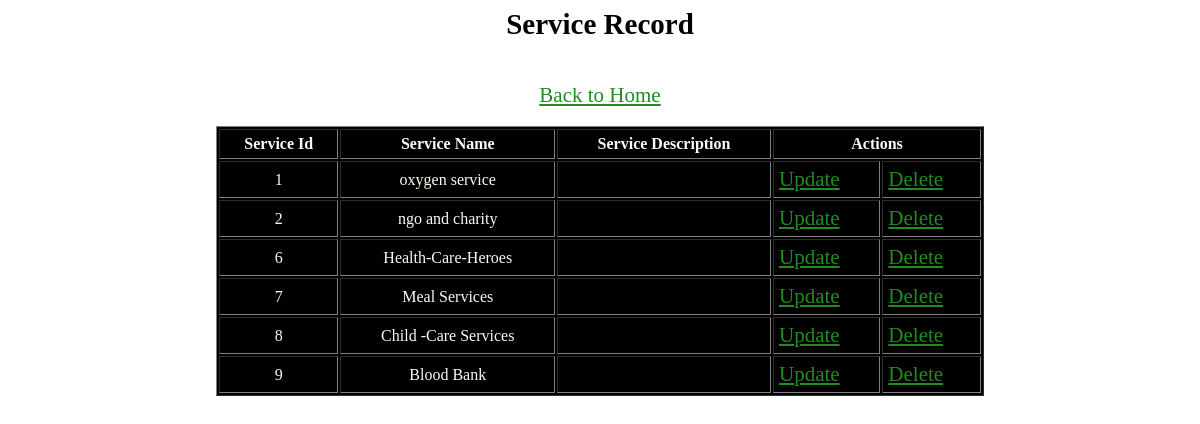
Page /display_service.php on the committed database.
### tables this page shows
CREATE TABLE `service` (
  `service_id` int(23) NOT NULL,
  `name` varchar(23) NOT NULL,
  `description` varchar(28) NOT NULL
);

### display_service.php (the view, shortened to what this page needs)
<?php
include("connection.php");?>
<h2 style="font-size:29px;"><center>Service Record</center></h2><br>
<center><a href="menu.html">Back to Home </a></center><br>
<!DOCTYPE html>
<html>
<head>
</head>
<body>
</body>
</html>
<table width = "80%" border="1" cellspacing="2" cellpadding="5" align="center" style="background-color:black; color:floralwhite;">
	<tr>
		<td align="center"><strong>Service Id</strong></td>
		<td align="center"><strong>Service Name</strong></td>
		<td align="center"><strong>Service Description</strong></td>
		<td colspan="2"><strong><center>Actions</center></strong></td>
	</tr>
    <?php
		$sql = "SELECT * FROM `service`";
		$result = mysqli_query($link,$sql);
		if(mysqli_num_rows($result) > 0)
		{
			while($row = mysqli_fetch_assoc($result))
			{
				echo "<tr>";
				echo "<td align = 'center'>".$row["service_id"]."</td>";
				echo "<td align = 'center'>".$row["name"]."</td>";
				echo "<td align = 'center'>".$row["description"]."</td>";
				echo "<td><a href='update_service_form.php?id=".$row['service_id']."'>Update</a></td>";
				echo "<td><a href='delete_service.php?id=".$row['service_id']."'>Delete</a></td>";
				echo "</tr>";
			}
		}
     ?>
</table>

### display_service.php (style rules this page uses)
a { color: forestgreen; font-size: 21px; }
body { background-image: url("https://p1.pxfuel.com/preview/312/952/22/white-structure-texture-background-ceiling-whitish.jpg"); background-position: center; background-size: cover; height: 700px; margin-left: 10%; margin-right: 10%; }

### rows in the picture
service: service_id "1", name "oxygen service"
service: service_id "2", name "ngo and charity"
service: service_id "6", name "Health-Care-Heroes"
service: service_id "7", name "Meal Services"
service: service_id "8", name "Child -Care Services"
service: service_id "9", name "Blood Bank"
